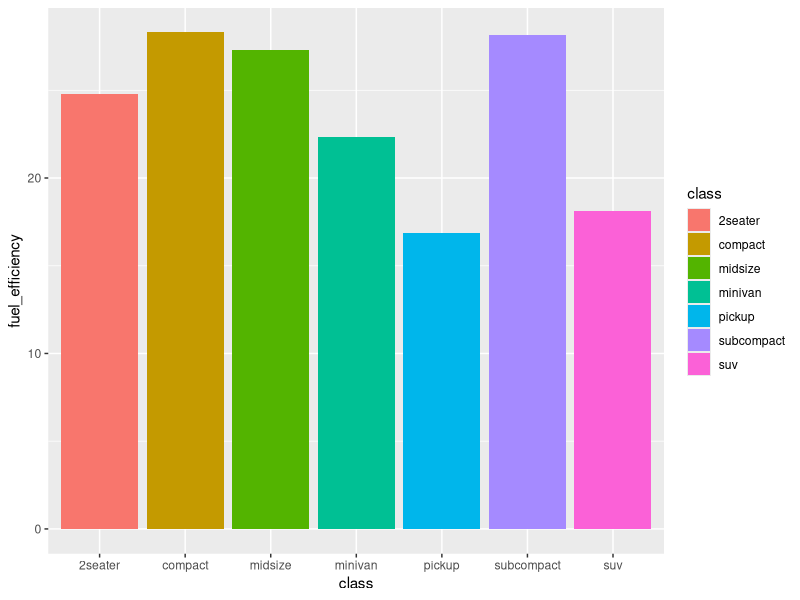
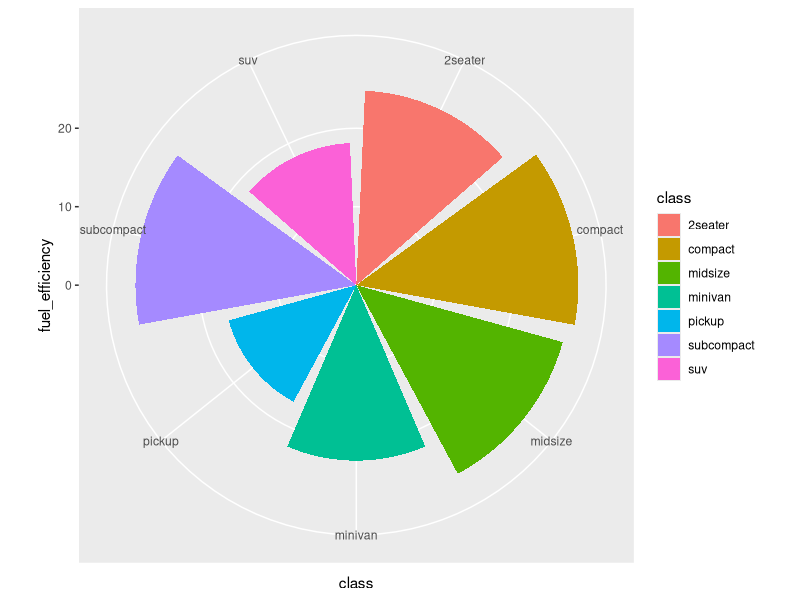
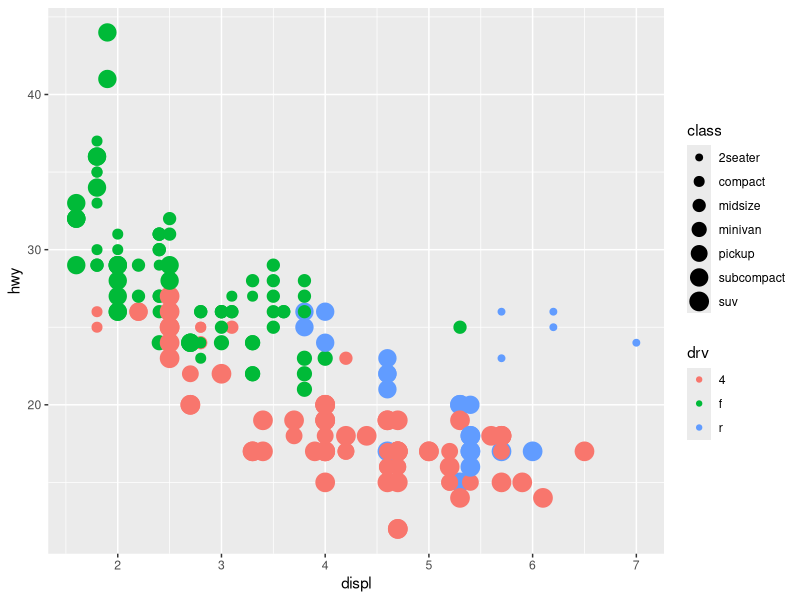

R code for these plots, in order:
## ---- chunk 1
knitr::opts_chunk$set(echo = TRUE)
## ---- chunk 2
library(tidyverse)
## ---- chunk 3
str(mpg)
## ---- chunk 4
avgEff <- mpg %>% 
  group_by(class) %>%
  summarise(fuel_efficiency = mean(hwy))

head(avgEff)
## ---- chunk 5
(p <- ggplot(avgEff) +
  geom_bar(aes(class, fuel_efficiency, fill = class), stat = "identity"))
## ---- chunk 6
p + coord_polar()
## ---- chunk 7
ggplot(mpg) +
  geom_point(aes(x = displ, y = hwy, colour = drv, size = class))
